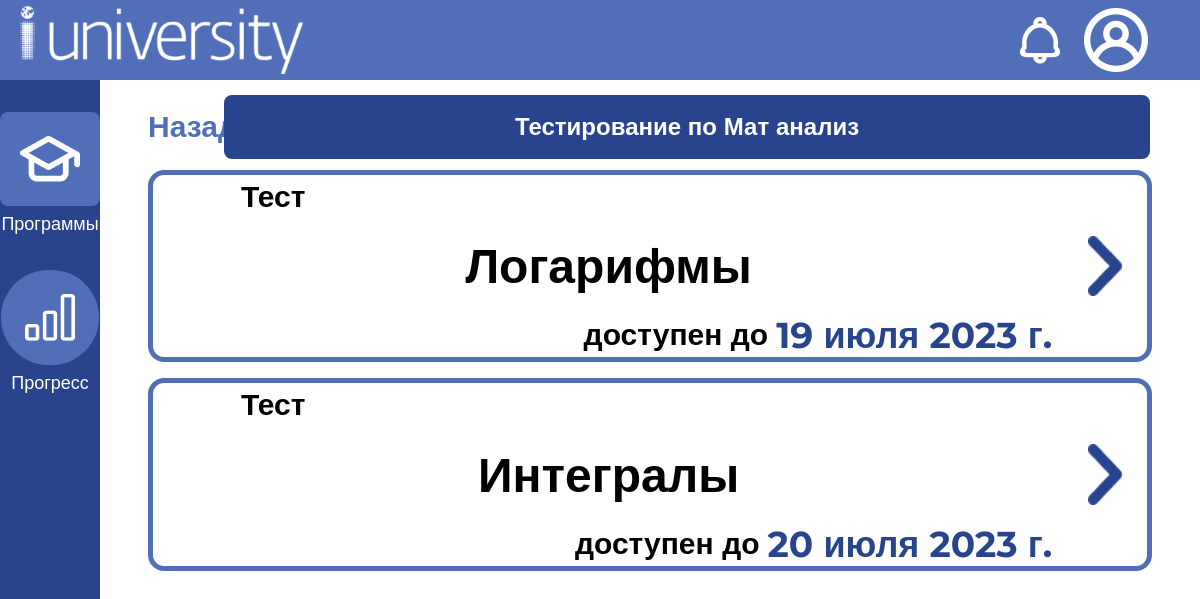
Screenshot of /student/sets/3/all (signed in) with the database file from the repository.
### testing_system/models.py (models this page shows)
class Set(models.Model):
    name = models.TextField(default='')
    description = models.TextField(default='')
    author = models.ForeignKey(User, on_delete=models.CASCADE, null=True)

class Test(models.Model):
    name = models.TextField(default='')
    description = models.TextField(default='')
    deadline = models.DateField(null=True)
    set = models.ForeignKey(Set, on_delete=models.CASCADE, null=True)

### testing_system/views.py (the view)
# urls.py: path("student/sets/<int:set_id>/all", views.set_tests_view, name="setTests"),
def set_tests_view(request, set_id):
    set = Set.objects.get(id=set_id)
    tests = Test.objects.filter(set=set).all()
    return render(request, 'testing_system/setTests.html', context={'set': set, 'tests': tests})

### testing_system/templates/testing_system/setTests.html (shortened to what this page needs)
<!doctype html>
{% load static %}
<html lang="ru">
<head>
    <script src="https://cdn.tailwindcss.com"></script>
    <link rel="stylesheet" href="{% static "css/bodystyle.css" %}" />
    <link rel="stylesheet" href="{% static "css/font.css" %}" />
    <link rel="stylesheet" href="{% static "css/scroll_10px.css" %}" />
    <link rel="stylesheet" href="{% static "css/interface.css" %}" />
</head>
<body>
    <div class="w-screen h-screen overflow-hidden">
        {% include "pattern/header.html" %}
        <div class="flex flex-row" id="main">
            {% include "pattern/nav.html" %}
            <div class="w-11/12 px-10 flex flex-col py-3">
                <div class="w-full flex flex-row flex-none items-center justify-center pr-2.5" id="main-header">
                    <div class="w-1/12">
                        <form action="{% url 'setDescription' set.id %}" class="w-full h-full">
                            <button type="submit" class="transition duration-300 ease-in-out w-full h-full">
                                <div class="flex flex-row w-full h-full">
                                    <div class="flex items-center px-1">
                                    </div>
                                    <div class="text-[#516EB9] text-3xl font-bold select-none flex items-center">
                                        Назад
                                    </div>
                                </div>
                            </button>
                        </form>
                    </div>
                    <div class="p-4 bg-[#28448D] text-[#FFFFFF] rounded-lg text-center text-2xl font-bold select-none w-11/12">
                        Тестирование по {{set.name}}
                    </div>
                </div>
                <div class="w-full" id="main-main">
                    <ul class="overflow-scroll h-full w-full" id="test-list">
                        {%for test in tests %}
                        <li class="h-1/3 w-full p-2 flex-none" id="program-button">
                            <form action="{% url 'testDescription' test.id %}" class="h-full w-full">
                                <button type="submit" class="transition duration-300 ease-in-out rounded-2xl border-[5px] border-[#516EB9] h-full w-full">
                                    <div class="flex flex-row w-full h-full">
                                        <div class="w-11/12 flex flex-col p-2">
                                            <div class="h-1/6 w-full flex items-center">
                                                <div class="text-[#000000] text-3xl font-bold select-none flex items-center indent-20">
                                                    Тест
                                                </div>
                                            </div>
                                            <div class="h-4/6 flex items-center justify-center">
                                                <div class="text-[#000000] text-5xl font-bold select-none flex items-center">
                                                    {{test.name}}
                                                </div>
                                            </div>
                                            <div class="h-1/6 w-full flex items-center justify-end">
                                                <div class="text-[#000000] text-3xl font-bold select-none px-1">
                                                    доступен до
                                                </div>
                                                <div class="text-[#28448D] text-4xl font-bold select-none  px-1">
                                                    {{test.deadline}}
                                                </div>
                                            </div>
                                        </div>
                                        <div class="w-1/12 flex items-center justify-center">
                                            <img src="{% static "images/arrow_right_b.png" %}" class="h-1/3 select-none" />
                                        </div>
                                    </div>
                                </button>
                            </form>
                        </li>
                        {%endfor%}
                    </ul>
                </div>
            </div>
        </div>
    </div>
</body>
</html>

### testing_system/static/css/bodystyle.css (style rules this page uses)
body { background-color: #FFFFFF; }
#main { height: 90%; }

### testing_system/static/css/interface.css (style rules this page uses)
#main-header { height: 10%; }
#main-main { height: 90%; }

### rows the page displays
Set: name "Мат анализ"
Test: name "Логарифмы", deadline "19 июля 2023 г."
Test: name "Интегралы", deadline "20 июля 2023 г."
